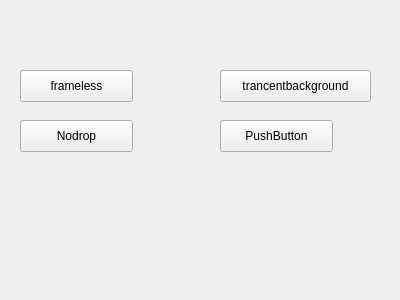
<?xml version="1.0" encoding="UTF-8"?>
<ui version="4.0">
 <class>Form</class>
 <widget class="QWidget" name="Form">
  <property name="geometry">
   <rect>
    <x>0</x>
    <y>0</y>
    <width>400</width>
    <height>300</height>
   </rect>
  </property>
  <property name="windowTitle">
   <string>Form</string>
  </property>
  <widget class="QPushButton" name="pushButton">
   <property name="geometry">
    <rect>
     <x>20</x>
     <y>70</y>
     <width>113</width>
     <height>32</height>
    </rect>
   </property>
   <property name="text">
    <string>frameless</string>
   </property>
  </widget>
  <widget class="QPushButton" name="pushButton_2">
   <property name="geometry">
    <rect>
     <x>220</x>
     <y>70</y>
     <width>151</width>
     <height>32</height>
    </rect>
   </property>
   <property name="text">
    <string>trancentbackground</string>
   </property>
  </widget>
  <widget class="QPushButton" name="pushButton_3">
   <property name="geometry">
    <rect>
     <x>20</x>
     <y>120</y>
     <width>113</width>
     <height>32</height>
    </rect>
   </property>
   <property name="text">
    <string>Nodrop</string>
   </property>
  </widget>
  <widget class="QPushButton" name="pushButton_4">
   <property name="geometry">
    <rect>
     <x>220</x>
     <y>120</y>
     <width>113</width>
     <height>32</height>
    </rect>
   </property>
   <property name="text">
    <string>PushButton</string>
   </property>
  </widget>
 </widget>
 <resources/>
 <connections/>
</ui>
